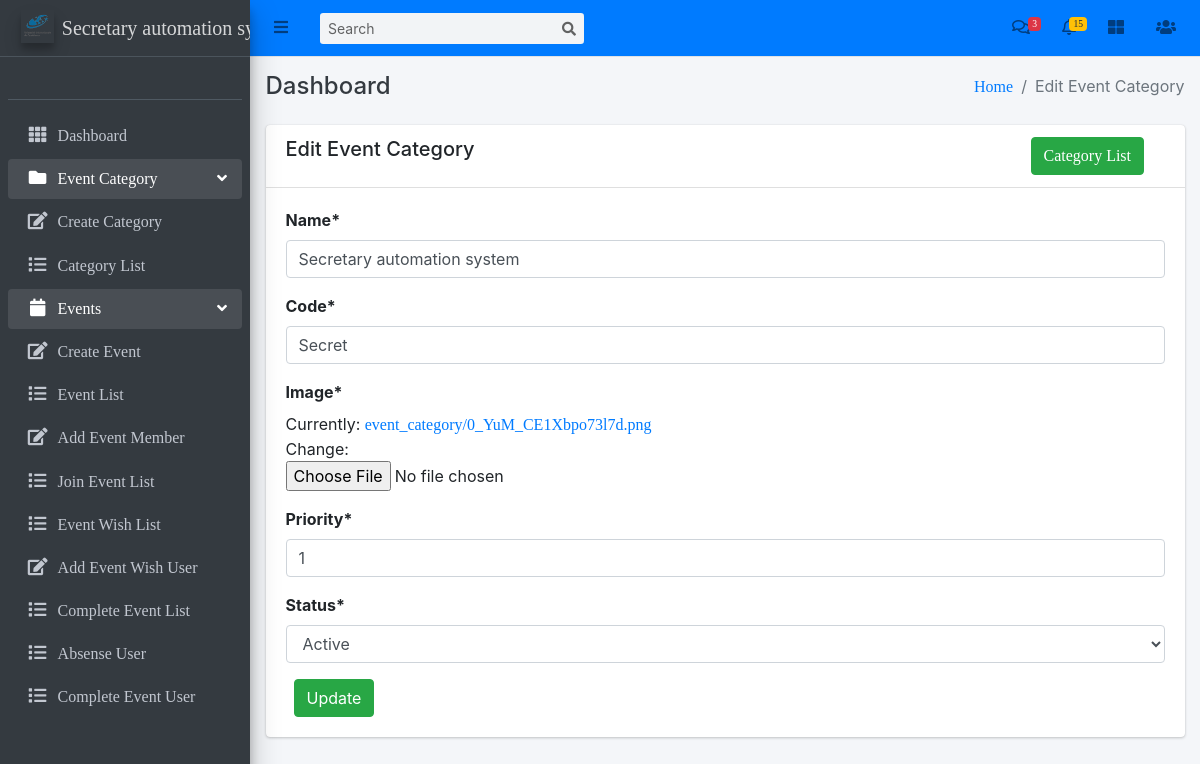
The page /events/category/1/edit/ (signed in) on the database its author committed.
### events/models.py (models this page shows, shortened)
class EventCategory(models.Model):
    name = models.CharField(max_length=255, unique=True)
    code = models.CharField(max_length=6, unique=True)
    image = models.ImageField(upload_to='event_category/')
    priority = models.IntegerField(unique=True)
    created_user = models.ForeignKey('auth.User', on_delete=models.CASCADE, related_name='created_user')
    updated_user = models.ForeignKey('auth.User', on_delete=models.CASCADE, related_name='updated_user')
    created_date = models.DateField(auto_now_add=True)
    updated_date = models.DateField(auto_now_add=True)
    status_choice = (
        ('disabled', 'Disabled'),
        ('active', 'Active'),
        ('deleted', 'Deleted'),
        ('blocked', 'Blocked'),
        ('completed', 'Completed'),
    )
    status = models.CharField(choices=status_choice, max_length=10)

### events/views.py (the view)
# urls.py: path('category/<int:pk>/edit/', EventCategoryUpdateView.as_view(), name='edit-event-category'),
class EventCategoryUpdateView(LoginRequiredMixin, UpdateView):
    login_url = 'login'
    model = EventCategory
    fields = ['name', 'code', 'image', 'priority', 'status']
    template_name = 'events/edit_event_category.html'

### templates/events/edit_event_category.html (shortened to what this page needs)
{% extends 'base/base.html' %}
{% block breadcrumb %}Edit Event Category{% endblock breadcrumb %}
{% load crispy_forms_tags %}
{% block content %}
    <div class="row">
        <div class="col-md-12">
            <div class="card">
                <div class="card-header">
                    <div class="row">
                        <div class="col-md-10">
                            <h5>Edit Event Category</h5>
                        </div>
                        <div class="col-md-2">
                            <a class="btn btn-success" href="{% url 'event-category-list' %}">Category List</a>
                        </div>
                    </div>
                </div>
                <div class="card-body">
                    <form method="post" enctype="multipart/form-data">
                        {{ form|crispy  }}
                        <button class="btn btn-success ml-2" type="submit">Update</button>
                    </form>
                </div>
            </div>
        </div>
    </div>
{% endblock content %}

### rows shown on the page
EventCategory: name "Secretary automation system", code "Secret", priority "1", status "Active"
